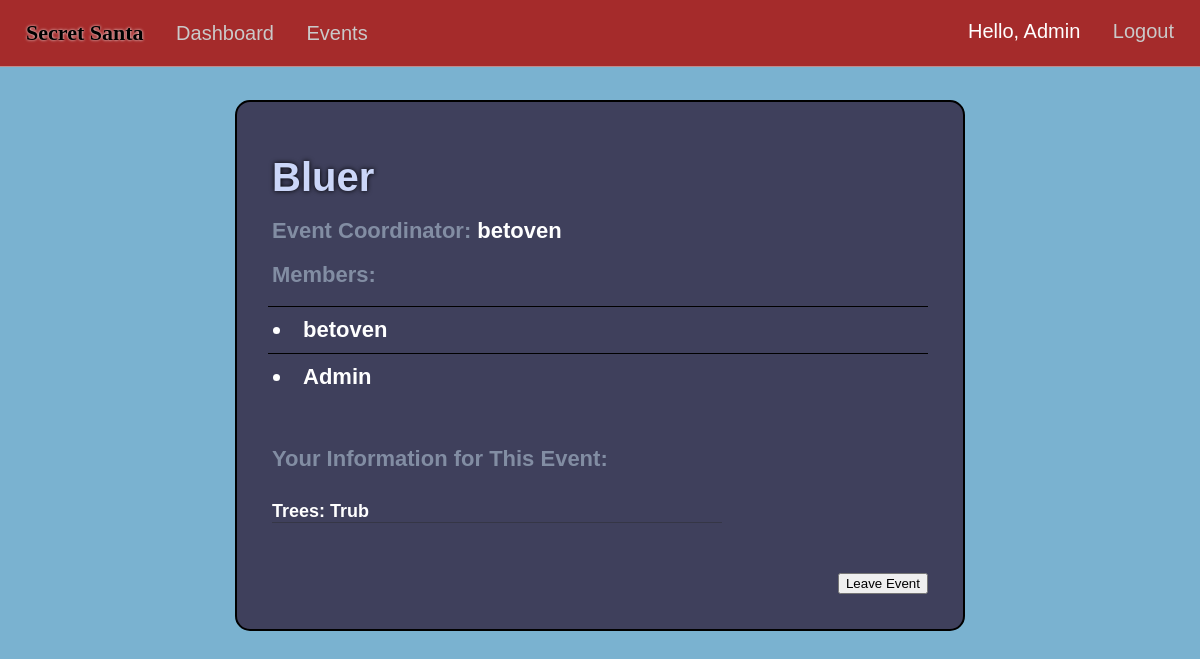
/event-info/id=8 (signed in), run on an earlier commit of the app's database.
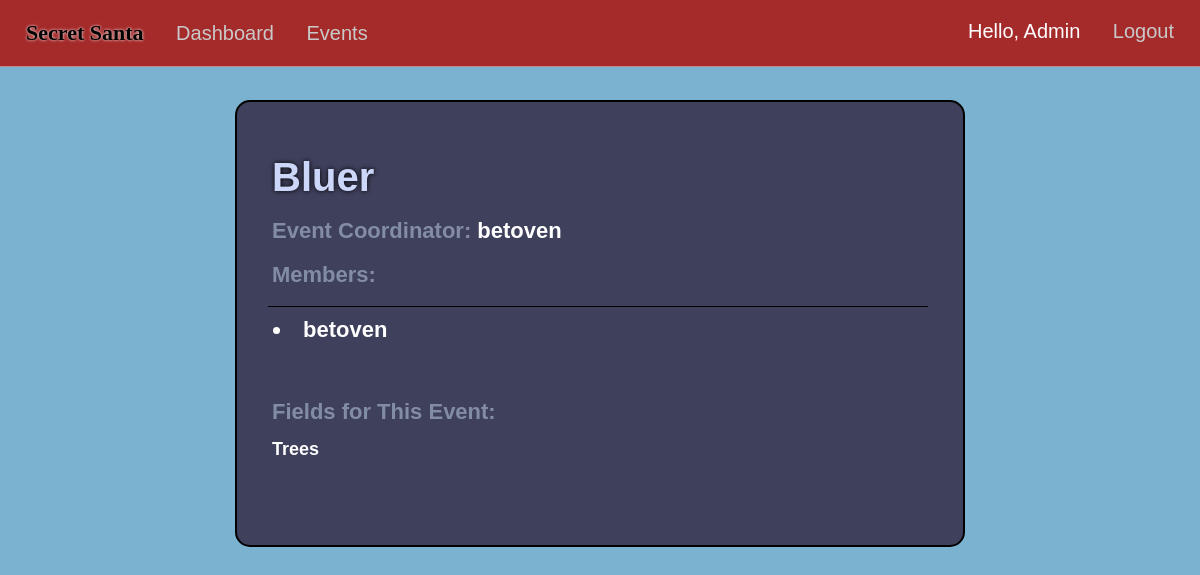
And on a later commit of the database.
### market/models.py (models this page shows, shortened)
class User(db.Model, UserMixin):
    id = db.Column(db.Integer(), primary_key=True)
    username = db.Column(db.String(length=30), nullable=False, unique=True)
    first_name = db.Column(db.String(length=50), nullable=False)
    last_name = db.Column(db.String(length=50), nullable=False)
    email_address = db.Column(db.String(length=50), nullable=False, unique=True)
    password_hash = db.Column(db.String(length=60), nullable=False)
    events = db.relationship('Event', backref='coordinator', lazy=True)
    events_attending = db.relationship('EventMembers', backref='attendees', lazy=True)
    @property
    def password(self):
        return self.password_hash

class Event(db.Model):
    event_id = db.Column(db.Integer(), primary_key=True)
    coordinator_id = db.Column(db.Integer(), db.ForeignKey('user.id'), nullable=False)
    event_name = db.Column(db.String(length=75), nullable=False, unique=True)
    event_date = db.Column(db.Date())
    event_status = db.Column(db.String(length=20))
    members = db.relationship('EventMembers', backref='attended_events', lazy=True)
    fields = db.relationship('EventFields', backref='event_for_field', lazy=True)
    filled_fields = db.relationship('UserEventFields', backref='FieldEvent', lazy=True)

class EventMembers(db.Model):
    id = db.Column(db.Integer(), primary_key=True)
    event_id = db.Column(db.Integer(), db.ForeignKey('event.event_id'), nullable=False)
    user_id = db.Column(db.Integer(), db.ForeignKey('user.id'), nullable=False)
    status = db.Column(db.String(length=20))
    user = db.relationship('User', backref='event_members', lazy=True)
    events = db.relationship('Event', backref='event_link', lazy=True)

class EventFields(db.Model):
    id = db.Column(db.Integer(), primary_key=True)
    event_id = db.Column(db.Integer(), db.ForeignKey('event.event_id'), nullable=False)
    field_1 = db.Column(db.String(length=150), nullable=False)
    field_2 = db.Column(db.String(length=150))
    field_3 = db.Column(db.String(length=150))
    field_4 = db.Column(db.String(length=150))
    field_5 = db.Column(db.String(length=150))
    field_6 = db.Column(db.String(length=150))
    field_7 = db.Column(db.String(length=150))
    field_8 = db.Column(db.String(length=150))
    field_9 = db.Column(db.String(length=150))
    field_10 = db.Column(db.String(length=150))

class UserEventFields(db.Model):
    id = db.Column(db.Integer(), primary_key=True)
    field_id = db.Column(db.Integer(), db.ForeignKey('event_fields.id'), nullable=False)
    event_id = db.Column(db.Integer(), db.ForeignKey('event.event_id'), nullable=False)
    user_id = db.Column(db.Integer(), db.ForeignKey('user.id'), nullable=False)
    field_1 = db.Column(db.String(length=150))
    field_2 = db.Column(db.String(length=150))
    field_3 = db.Column(db.String(length=150))
    field_4 = db.Column(db.String(length=150))
    field_5 = db.Column(db.String(length=150))
    field_6 = db.Column(db.String(length=150))
    field_7 = db.Column(db.String(length=150))
    field_8 = db.Column(db.String(length=150))
    field_9 = db.Column(db.String(length=150))
    field_10 = db.Column(db.String(length=150))

### market/routes.py (the view, shortened to what this page needs)
@app.route("/event-info/id=<int:event_id>", methods=['GET','POST'])
@login_required
def event_info(event_id):
    event = Event.query.filter_by(event_id=event_id).first()
    event_pending = EventMembers.query.filter_by(event_id=event_id,status='pending').first()
    event_fields = EventFields.query.filter_by(event_id=event_id).first()
    member_status = EventMembers.query.filter_by(event_id=event_id,user_id=current_user.id,status='member').first()
    person_info = UserEventFields.query.filter_by(event_id=event_id,user_id=current_user.id).first()
    giving = GiverReceivers.query.filter_by(event_id=event_id, giver_id=current_user.id).first()
    if not event:
        flash('Event not found.', category='danger')
        return redirect(url_for('events_page'))
    form=AddUserEvent()
    fieldform=FieldsForm()
    userfieldsform=UserFieldsForm()
    return render_template("info.html",event=event, form=form, event_pending=event_pending,
                           event_fields=event_fields, fieldform=fieldform, userfieldsform=userfieldsform,
                           member_status=member_status, person_info=person_info,
                           giving=giving)

### market/models.py (called while the page is built)
@login_manager.user_loader
def load_user(user_id):
    return User.query.get(int(user_id))

### market/templates/info.html (shortened to what this page needs)
{% extends 'base.html' %}
  {% block style %}
  <link rel= "stylesheet" type= "text/css" href= "{{ url_for('static',filename='styles/events.css') }}">
  {% endblock %}
  {% block content %}
  {% if event.event_status=='open' %}
  <center>
    <div class="create-div">
      <div class="event">
        <div class="titles-div">
          <h1 class="e-title"><span class="event-info-title">{{event.event_name|title}}</span></h1>
          <h1 class="event-title e-title">Event Coordinator: <span class="event-info">{{event.coordinator.username}}</span></h1>
          <h1 class="event-title e-title">Members:</h1>
          <h1 class="event-title e-title">
          {% for attendee in event.members %}
            {% if current_user.username==attendee.user.username %}
              {% if attendee.user.id==event.coordinator_id %}
                <li class="event-info">{{ attendee.user.username }} </li>
              {% elif attendee.status =='member'%}
              <div class="member-delete">
                <li class="event-info">{{ attendee.user.username }} </li>
              </div>
              {% endif %}
            {% else %}
              {% if attendee.status =='member'%}
              <div class="member-delete">
                <li class="event-info">{{ attendee.user.username }} </li>
              </div>
              {% endif %}
            {% endif %}
          {% endfor %}
            </h1>
        </div>
        <br><br><br><br>
        {% if current_user.is_authenticated and event_fields and member_status and not person_info%}
        <h1 class="e-title">Fill Out Your Information*</h1><br>
        <form method="POST" action="{{ url_for('user_fields_add', event_id=event.event_id) }}">
          {{ userfieldsform.hidden_tag() }}
          <div class="form-container">
          {% if event_fields.field_1 %}
            <div class="field-item form-flex">
              {{event_fields.field_1 | title}}:
              {{ userfieldsform.field_1(class="user-info")}}
            </div>
          {% endif %}
          {% if event_fields.field_2 %}
            <div class="field-item form-flex">
              {{event_fields.field_2 | title}}:
              {{ userfieldsform.field_2(class="user-info")}}
            </div>
          {% endif %}
          {% if event_fields.field_3 %}
            <div class="field-item form-flex">
              {{event_fields.field_3 | title}}:
              {{ userfieldsform.field_3(class="user-info")}}
            </div>
          {% endif %}
          {% if event_fields.field_4 %}
            <div class="field-item form-flex">
              {{event_fields.field_4 | title}}:
              {{ userfieldsform.field_4(class="user-info")}}
            </div>
          {% endif %}
          {% if event_fields.field_5 %}
            <div class="field-item form-flex">
              {{event_fields.field_5 | title}}:
              {{ userfieldsform.field_5(class="user-info")}}
            </div>
          {% endif %}
          {% if event_fields.field_6 %}
            <div class="field-item form-flex">
              {{event_fields.field_6 | title}}:
              {{ userfieldsform.field_6(class="user-info")}}
            </div>
          {% endif %}
          {% if event_fields.field_7 %}
            <div class="field-item form-flex">
              {{event_fields.field_7 | title}}:
            {{ userfieldsform.field_7(class="user-info")}}
            </div>
          {% endif %}
          {% if event_fields.field_8 %}
            <div class="field-item form-flex">
              {{event_fields.field_8 | title}}:
              {{ userfieldsform.field_8(class="user-info")}}
            </div>
          {% endif %}
          {% if event_fields.field_9 %}
            <div class="field-item form-flex">
            {{event_fields.field_9 | title}}:
            {{ userfieldsform.field_9(class="user-info")}}
            </div>
          {% endif %}
          {% if event_fields.field_10 %}
            <div class="field-item form-flex">
            {{event_fields.field_10 | title}}:
            {{ userfieldsform.field_10(class="user-info")}}
            </div>
          {% endif %}
          {{userfieldsform.submit(class='submit-info-btn')}}
          </div>
        </form>
        {% elif current_user.is_authenticated and event_fields and member_status and person_info %}
          <h1 class="fields-title">Your Information for This Event:</h1><br>
          {% if person_info.field_1 %}
          <div class="field-item form-flex">
          {{event_fields.field_1 | title}}:
          {{person_info.field_1 | title}}
          </div>
          {% endif %}
        {% elif current_user.is_authenticated and event_fields %}
        <h1 class="fields-title">Fields for This Event:</h1><br>
          <div class="field-item">{{event_fields.field_1 | title}}</div>
        {% endif %}
        <div class="key-btns-container">
          {% if current_user.is_authenticated and member_status and current_user.id!=event.coordinator.id %}
          <a href="{{ url_for('leave_event', event_id=event.event_id) }}"><button>Leave Event</button></a>
          {% endif %}
        </div>
      </div>
    </div>
  </center>
  {% elif event.event_status=='closed' and member_status %}
  <p>Closed event</p>
    <h1> you are giving to {{giving.receiver.first_name}}</h1>
  {% endif %}
  {% endblock %}

### market/templates/base.html (shortened to what this page needs)
<!DOCTYPE html>
<html lang="en">
<head>
  <link rel= "stylesheet" type= "text/css" href= "{{ url_for('static',filename='styles/main.css') }}">
  {% block style %}
  {% endblock %}
</head>
<body>
  <nav>
    <ul class="top-left-nav">
      <a href="{{ url_for('home_page') }}" ><li class="li-title">
        Secret Santa
      </li></a>
    {% if current_user.is_authenticated %}
      <li>
        <a href="{{ url_for('dashboard_page') }}" class="nav-item">Dashboard</a>
      </li>
      <li>
        <a href="{{ url_for('events_page') }}" class="nav-item">Events</a>
      </li>
    {% endif %}
    </ul>
    {% if current_user.is_authenticated %}
    <ul class="top-right-nav">
      <li>
        <p class="nav-name">Hello, {{ current_user.first_name.title() }} </p>
      </li>
      <li>
        <a class="nav-item" href="{{ url_for('logout_page') }}">Logout</a>
      </li>
    </ul>
    {% endif %}
  </nav>
  {% block content %}
  {% endblock %}
</body>
</html>

### market/static/styles/main.css (style rules this page uses)
* { margin: 0px; box-sizing: border-box; }
body { margin-top: 66px; font-family: Arial, Helvetica, sans-serif; background-color: rgb(122, 178, 208); color: white; padding: 0px 10px; padding-bottom: 80px; }
nav { display: flex; justify-content: space-between; background-color: rgb(165, 43, 43); padding: 20px 20px; position: fixed; right: 0px; left: 0px; top:0px; z-index: 1000; color: black; font-family:'Gill Sans', 'Gill Sans MT', Calibri, 'Trebuchet MS', sans-serif; font-size: 20px; border-bottom: 1px solid rgba(209, 208, 208, 0.589); }
.li-title { font-weight: bolder; font-size: 22px; font-family: 'Grinched'; text-shadow: 0px 0px 3px white; }
.top-left-nav { list-style: none; padding: 0px; display: inline-block; }
.top-left-nav li,.top-right-nav li { display: inline-block; margin-right: 6px; margin-left: 6px; }
.top-right-nav { list-style: none; padding: 0px; display: inline-block; }
.nav-item { text-decoration: none; color: rgb(202, 201, 201); margin-left: 15px; }
.nav-name { text-decoration: none; color: rgb(255, 255, 255); }
a { text-decoration: none; color: Black; }

### market/static/styles/events.css (style rules this page uses)
body { margin-top: 80px; padding: 0px 10px; padding-bottom:60px ; }
.event { background-color: rgb(63, 64, 92); min-height: 350px; max-width: 750px; margin-top: 100px; border-radius: 15px; text-align: left; padding:35px; font-size: 12px; display: flex; flex-direction:column; justify-content:space-between; margin-left: 10px; margin-right: 10px; border: 2px solid black; }
.event-info-title { font-size: 40px; color: rgb(203, 214, 248); text-shadow: 0px 0px 5px black; }
.e-title { margin-top: 18px; font-size: 22px; color: rgb(130, 141, 163); font-family: 'Gill Sans', 'Gill Sans MT', Calibri, 'Trebuchet MS', sans-serif; }
.titles-div { display: inline-block; }
.event-info { color: rgb(255, 255, 255); }
.create-div { max-width: 750px; }
.member-delete { display: flex; justify-content: space-between; border-top: 1px solid black; border-radius: 0px; padding: 5px; margin-top: 10px; padding-top: 10px; padding-bottom: 0px; margin-left: -4px; }
.fields-title { font-size: 22px; color: rgb(130, 141, 163); font-family: 'Gill Sans', 'Gill Sans MT', Calibri, 'Trebuchet MS', sans-serif; }
.field-item { color:rgb(255, 255, 255); font-size: large; font-weight: bold; }

What changed in the data, as far as the page shows it:
removed EventMembers: user.username "Admin"
removed UserEventFields: field_1 "Trub"
Also different on the page:
text no longer shown: "Your Information for This Event: : Leave Event"
text now shown: "Fields for This Event:"
